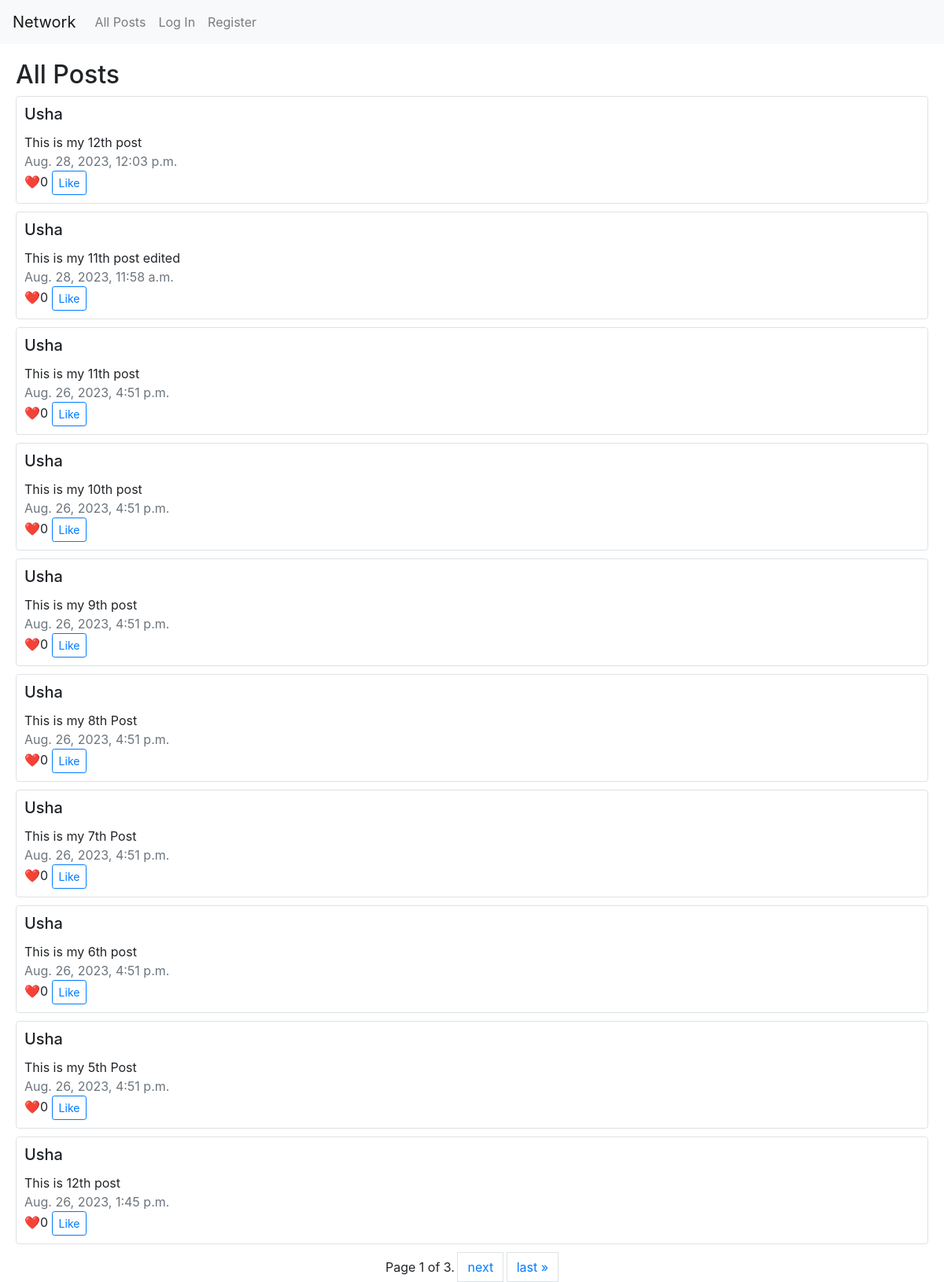
The app's page /, older data.
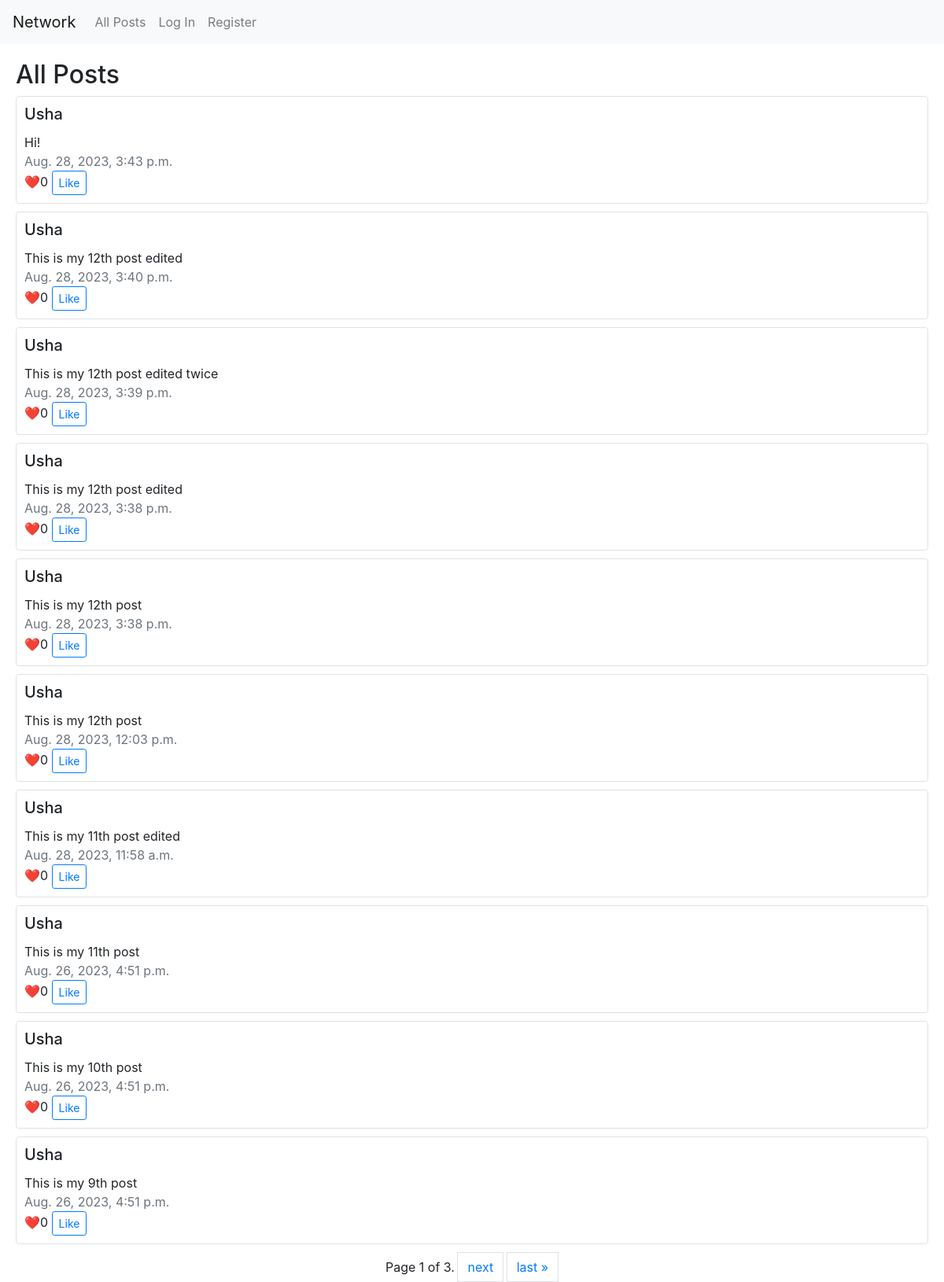
The same page, newer data.
### network/models.py (models this page shows, shortened)
class Posts(models.Model):
    content = models.TextField(blank=False)
    author = models.ForeignKey(User, on_delete=models.CASCADE, related_name='authored_posts')
    created_at = models.DateTimeField(auto_now_add=True)
    liked = models.ManyToManyField(User, related_name="liked_post", blank=True)

class User(AbstractUser):
    pass

### network/views.py (the view)
# urls.py: path("", views.index, name="index"),
def index(request):
    all_posts = Posts.objects.order_by("-created_at").all()
    paginator = Paginator(all_posts, 10) # show 10 posts per page
    page_number = request.GET.get('page')
    page_obj = paginator.get_page(page_number)
    if request.user.is_authenticated:
        return render(request, "network/index.html", {
            "posts": page_obj,
            "current_user": User.objects.get(id=request.user.id),
        })
    else:
        return render(request, "network/index.html", {
            "posts": page_obj,
            "current_user": None,
        })

### network/templates/network/index.html (shortened to what this page needs)
{% extends "network/layout.html" %}
{% load static %}
{% block body %}
    <h2 style="margin-left: 20px; margin-top: 20px;">All Posts</h2>
    {% for post in posts %}
    <div style="padding-left: 20px; padding-right: 20px; padding-bottom: 10px;">
        <div class="card border" style="padding: 10px;">
            <h5 class="card-title text-capitalize">{{ post.author }}</h5>
            <div class="card-text" id="postContent{{ forloop.counter0 }}">{{ post.content }}</div>
            <div class="text-muted">{{ post.created_at }}</div>
            <div class="card-text">❤️{{ post.liked.count }} <button class="btn btn-sm btn-outline-primary" style="display: block-inline;" id="likeButton">  Like</button></div>
        </div>
    </div>
    {% endfor %}
    <nav aria-label="Page navigation example">
        <div class="pagination justify-content-center">
            <span class="step-links">
                <span class="current" style="display: inline-block">
                    Page {{ posts.number }} of {{ posts.paginator.num_pages }}.
                </span>
                {% if posts.has_next %}
                    <a class="page-link" href="?page={{ posts.next_page_number }}" style="display: inline-block">next</a>
                    <a class="page-link" href="?page={{ posts.paginator.num_pages }}" style="display: inline-block">last &raquo;</a>
                {% endif %}
            </span>
        </div>
    </nav>
{% endblock %}

Row changes from the older to the newer data that the page shows:
no longer on this page (row unchanged): Posts: author "Usha", content "This is my 8th Post", created_at "Aug. 26, 2023, 4:51 p.m.", liked.count "0"
no longer on this page (row unchanged): Posts: author "Usha", content "This is my 7th Post", created_at "Aug. 26, 2023, 4:51 p.m.", liked.count "0"
no longer on this page (row unchanged): Posts: author "Usha", content "This is my 6th post", created_at "Aug. 26, 2023, 4:51 p.m.", liked.count "0"
no longer on this page (row unchanged): Posts: author "Usha", content "This is my 5th Post", created_at "Aug. 26, 2023, 4:51 p.m.", liked.count "0"
no longer on this page (row unchanged): Posts: author "Usha", content "This is 12th post", created_at "Aug. 26, 2023, 1:45 p.m.", liked.count "0"
added Posts: author "Usha", content "Hi!", created_at "Aug. 28, 2023, 3:43 p.m.", liked.count "0"
added Posts: author "Usha", content "This is my 12th post edited", created_at "Aug. 28, 2023, 3:40 p.m.", liked.count "0"
added Posts: author "Usha", content "This is my 12th post edited twice", created_at "Aug. 28, 2023, 3:39 p.m.", liked.count "0"
added Posts: author "Usha", content "This is my 12th post edited", created_at "Aug. 28, 2023, 3:38 p.m.", liked.count "0"
added Posts: author "Usha", content "This is my 12th post", created_at "Aug. 28, 2023, 3:38 p.m.", liked.count "0"
